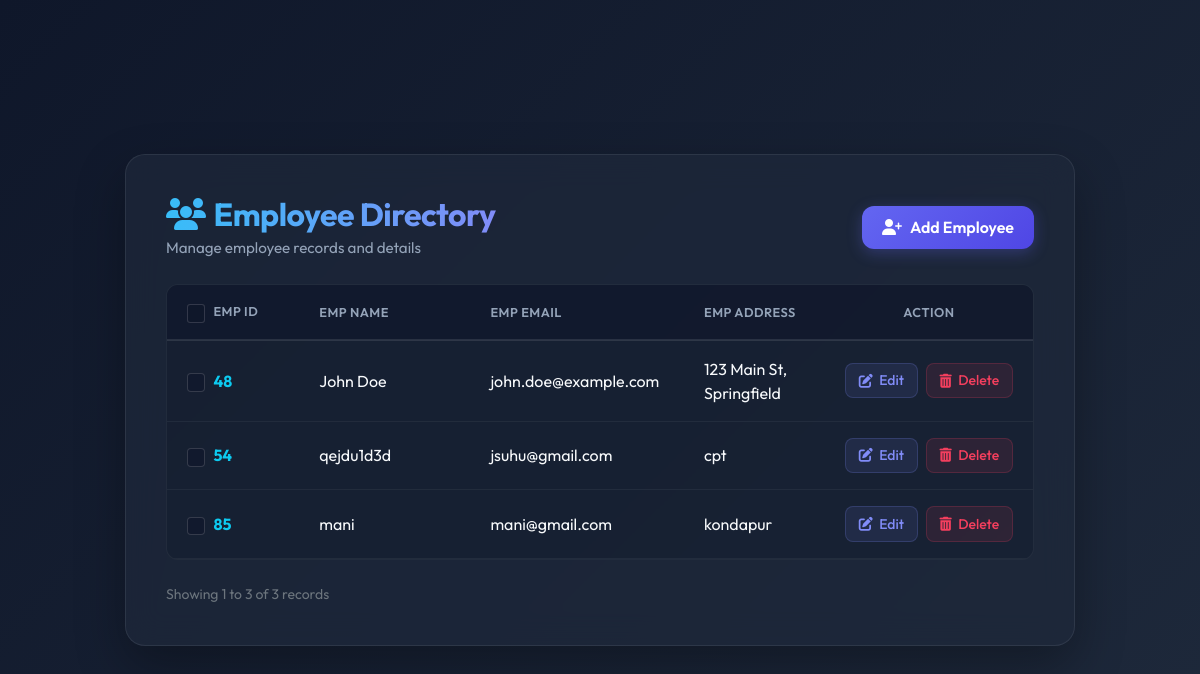
/emp_list/, run on an earlier commit of the app's database.
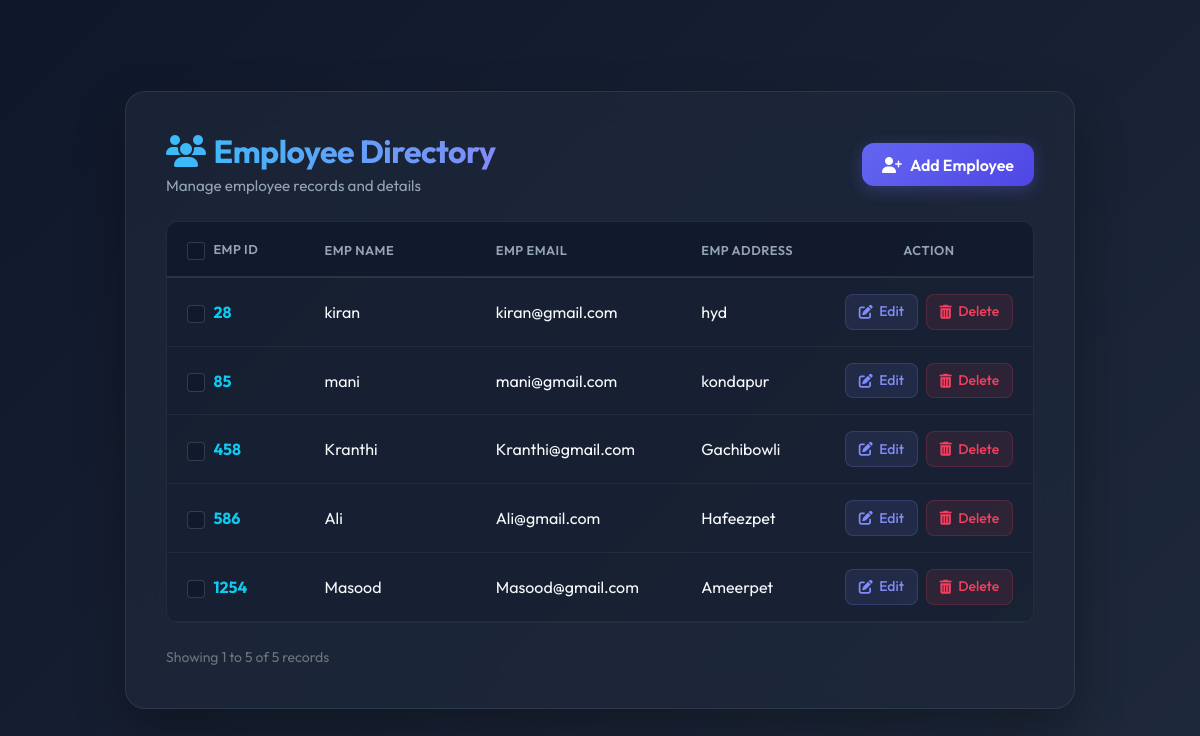
And on a later commit of the database.
### crud/models.py (models this page shows, shortened)
class Employee(models.Model):
    emp_id = models.IntegerField(unique=True)
    emp_name = models.CharField(max_length=100)
    emp_email = models.EmailField(unique=True)
    emp_address = models.CharField(max_length=250)

### crud/views.py (the view)
# urls.py: path('emp_list/', views.employee_list, name='emp_list'),
def employee_list(request):
    employees_list = Employee.objects.all().order_by('emp_id')
    paginator = Paginator(employees_list, 5)  # 5 employees per page
    page_number = request.GET.get('page')
    page_obj = paginator.get_page(page_number)
    return render(request, 'emp_list.html', {'employees': page_obj})

### crud/templates/emp_list.html (shortened to what this page needs)
<!DOCTYPE html>
<html lang="en">
<head>
    <link href="https://cdn.jsdelivr.net/npm/bootstrap@5.3.2/dist/css/bootstrap.min.css" rel="stylesheet">
    <link href="https://cdnjs.cloudflare.com/ajax/libs/font-awesome/6.4.0/css/all.min.css" rel="stylesheet">
</head>
<body>
    <div class="glass-card animated-card">
        <div class="d-flex flex-column flex-sm-row justify-content-between align-items-sm-center gap-3 mb-4">
            <div>
                <h2 class="gradient-title m-0"><i class="fa-solid fa-users me-2 text-info"></i>Employee Directory</h2>
                <p class="subtitle m-0 mt-1">Manage employee records and details</p>
            </div>
            <div>
                <a href="{% url 'emp_create' %}" class="btn btn-premium">
                    <i class="fa-solid fa-user-plus"></i>Add Employee
                </a>
            </div>
        </div>
        <div class="table-responsive">
            <table class="table custom-table">
                <thead>
                    <tr>
                        <th scope="col" style="width: 18%">
                            <div class="d-flex align-items-center gap-2">
                                <input type="checkbox" class="form-check-input custom-checkbox" id="selectAll">
                                <span>Emp ID</span>
                            </div>
                        </th>
                        <th scope="col" style="width: 24%">Emp Name</th>
                        <th scope="col" style="width: 25%">Emp Email</th>
                        <th scope="col" style="width: 18%">Emp Address</th>
                        <th scope="col" style="width: 15%" class="text-center">Action</th>
                    </tr>
                </thead>
                <tbody>
                    {% for emp in employees %}
                    <tr>
                        <td>
                            <div class="d-flex align-items-center gap-2">
                                <input type="checkbox" class="form-check-input custom-checkbox emp-checkbox"
                                    value="{{ emp.emp_id }}">
                                <span class="fw-bold text-info">{{ emp.emp_id }}</span>
                            </div>
                        </td>
                        <td>{{ emp.emp_name }}</td>
                        <td>{{ emp.emp_email }}</td>
                        <td>{{ emp.emp_address }}</td>
                        <td>
                            <div class="d-flex justify-content-center gap-2">
                                <a href="{% url 'emp_edit' emp.id %}" class="btn btn-action-edit">
                                    <i class="fa-solid fa-pen-to-square"></i>Edit
                                </a>
                                <a href="{% url 'emp_delete' emp.id %}" class="btn btn-action-delete"
                                    onclick="return confirm('Are you sure you want to delete this employee?');">
                                    <i class="fa-solid fa-trash-can"></i>Delete
                                </a>
                            </div>
                        </td>
                    </tr>
                    {% endfor %}
                </tbody>
            </table>
        </div>
        {% if employees.has_other_pages %}
        <div
            class="d-flex flex-column flex-sm-row justify-content-between align-items-center mt-4 gap-3 text-secondary small">
            <div>
                Showing {{ employees.start_index }} to {{ employees.end_index }} of {{ employees.paginator.count }}
                records
            </div>
            <nav aria-label="Employee pagination">
                <ul class="pagination">
                    {% if employees.has_previous %}
                    <li class="page-item">
                        <a class="page-link" href="?page=1" aria-label="First">
                            <i class="fa-solid fa-angles-left"></i>
                        </a>
                    </li>
                    <li class="page-item">
                        <a class="page-link" href="?page={{ employees.previous_page_number }}" aria-label="Previous">
                            <i class="fa-solid fa-angle-left"></i>
                        </a>
                    </li>
                    {% else %}
                    <li class="page-item disabled">
                        <span class="page-link"><i class="fa-solid fa-angles-left"></i></span>
                    </li>
                    <li class="page-item disabled">
                        <span class="page-link"><i class="fa-solid fa-angle-left"></i></span>
                    </li>
                    {% endif %}
                    {% for num in employees.paginator.page_range %}
                    {% if employees.number == num %}
                    <li class="page-item active"><span class="page-link">{{ num }}</span></li>
                    {% elif num > employees.number|add:'-3' and num < employees.number|add:'3' %} <li class="page-item">
                        <a class="page-link" href="?page={{ num }}">{{ num }}</a></li>
                        {% endif %}
                        {% endfor %}
                        {% if employees.has_next %}
                        <li class="page-item">
                            <a class="page-link" href="?page={{ employees.next_page_number }}" aria-label="Next">
                                <i class="fa-solid fa-angle-right"></i>
                            </a>
                        </li>
                        <li class="page-item">
                            <a class="page-link" href="?page={{ employees.paginator.num_pages }}" aria-label="Last">
                                <i class="fa-solid fa-angles-right"></i>
                            </a>
                        </li>
                        {% else %}
                        <li class="page-item disabled">
                            <span class="page-link"><i class="fa-solid fa-angle-right"></i></span>
                        </li>
                        <li class="page-item disabled">
                            <span class="page-link"><i class="fa-solid fa-angles-right"></i></span>
                        </li>
                        {% endif %}
                </ul>
            </nav>
        </div>
        {% elif employees.paginator.count > 0 %}
        <div
            class="d-flex flex-column flex-sm-row justify-content-between align-items-center mt-4 text-secondary small">
            <div>
                Showing 1 to {{ employees.paginator.count }} of {{ employees.paginator.count }} records
            </div>
        </div>
        {% endif %}
    </div>
</body>
</html>

### crud/templates/emp_list.html (style rules this page uses)
:root { --bg-gradient: linear-gradient(135deg, #0f172a 0%, #1e293b 100%); --glass-bg: rgba(30, 41, 59, 0.7); --glass-border: rgba(255, 255, 255, 0.08); --text-primary: #f8fafc; --text-secondary: #94a3b8; --accent-gradient: linear-gradient(90deg, #38bdf8, #818cf8); --btn-gradient: linear-gradient(135deg, #6366f1 0%, #4f46e5 100%); --btn-hover-gradient: linear-gradient(135deg, #4f46e5 0%, #4338ca 100%); }
body { font-family: 'Outfit', sans-serif; background: var(--bg-gradient); color: var(--text-primary); min-height: 100vh; padding: 3rem 1rem; margin: 0; overflow-x: hidden; display: flex; align-items: center; justify-content: center; }
.glass-card { background: var(--glass-bg); border: 1px solid var(--glass-border); backdrop-filter: blur(16px); -webkit-backdrop-filter: blur(16px); border-radius: 20px; box-shadow: 0 20px 50px rgba(0, 0, 0, 0.3); width: 100%; max-width: 950px; padding: 2.5rem; transition: transform 0.3s ease, box-shadow 0.3s ease; }
.gradient-title { background: var(--accent-gradient); -webkit-background-clip: text; -webkit-text-fill-color: transparent; font-weight: 700; letter-spacing: -0.5px; }
.subtitle { color: var(--text-secondary); font-weight: 400; font-size: 0.95rem; }
.table-responsive { border-radius: 12px; overflow: hidden; border: 1px solid rgba(255, 255, 255, 0.05); background: rgba(15, 23, 42, 0.3); }
.custom-table { margin-bottom: 0; background: transparent !important; color: var(--text-primary); }
.custom-table th { background-color: rgba(15, 23, 42, 0.6) !important; color: var(--text-secondary); font-weight: 600; text-transform: uppercase; font-size: 0.8rem; letter-spacing: 0.5px; padding: 1rem 1.25rem; border-bottom: 2px solid rgba(255, 255, 255, 0.1); }
.custom-table td { background-color: transparent !important; color: var(--text-primary); padding: 1rem 1.25rem; vertical-align: middle; border-bottom: 1px solid rgba(255, 255, 255, 0.05); }
.custom-table tbody tr { transition: background-color 0.25s ease; }
.btn-premium { background: var(--btn-gradient); border: none; color: #ffffff !important; font-weight: 600; border-radius: 12px; padding: 0.6rem 1.25rem; transition: all 0.25s ease; box-shadow: 0 4px 15px rgba(99, 102, 241, 0.3); text-decoration: none; display: inline-flex; align-items: center; gap: 0.5rem; }
.btn-action-edit { background: rgba(129, 140, 248, 0.1); color: #818cf8 !important; border: 1px solid rgba(129, 140, 248, 0.2); font-weight: 500; border-radius: 8px; padding: 0.4rem 0.8rem; font-size: 0.875rem; transition: all 0.2s ease; text-decoration: none; display: inline-flex; align-items: center; gap: 0.4rem; }
.btn-action-delete { background: rgba(244, 63, 94, 0.1); color: #f43f5e !important; border: 1px solid rgba(244, 63, 94, 0.2); font-weight: 500; border-radius: 8px; padding: 0.4rem 0.8rem; font-size: 0.875rem; transition: all 0.2s ease; text-decoration: none; display: inline-flex; align-items: center; gap: 0.4rem; }
.animated-card { animation: fadeIn 0.5s cubic-bezier(0.16, 1, 0.3, 1) forwards; }
.custom-checkbox { background-color: rgba(15, 23, 42, 0.6) !important; border: 1px solid rgba(255, 255, 255, 0.15) !important; cursor: pointer; width: 1.15rem; height: 1.15rem; border-radius: 6px; transition: all 0.2s ease; }

What changed in the data, as far as the page shows it:
removed Employee: emp_id "48", emp_name "John Doe", emp_email "john.doe@example.com", emp_address "123 Main St, Springfield"
removed Employee: emp_id "54", emp_name "qejdu1d3d", emp_email "jsuhu@gmail.com", emp_address "cpt"
added Employee: emp_id "28", emp_name "kiran", emp_email "kiran@gmail.com", emp_address "hyd"
added Employee: emp_id "458", emp_name "Kranthi", emp_email "Kranthi@gmail.com", emp_address "Gachibowli"
added Employee: emp_id "586", emp_name "Ali", emp_email "Ali@gmail.com", emp_address "Hafeezpet"
added Employee: emp_id "1254", emp_name "Masood", emp_email "Masood@gmail.com", emp_address "Ameerpet"
Also different on the page:
{{ employees.paginator.count }}: "3" → "5"
